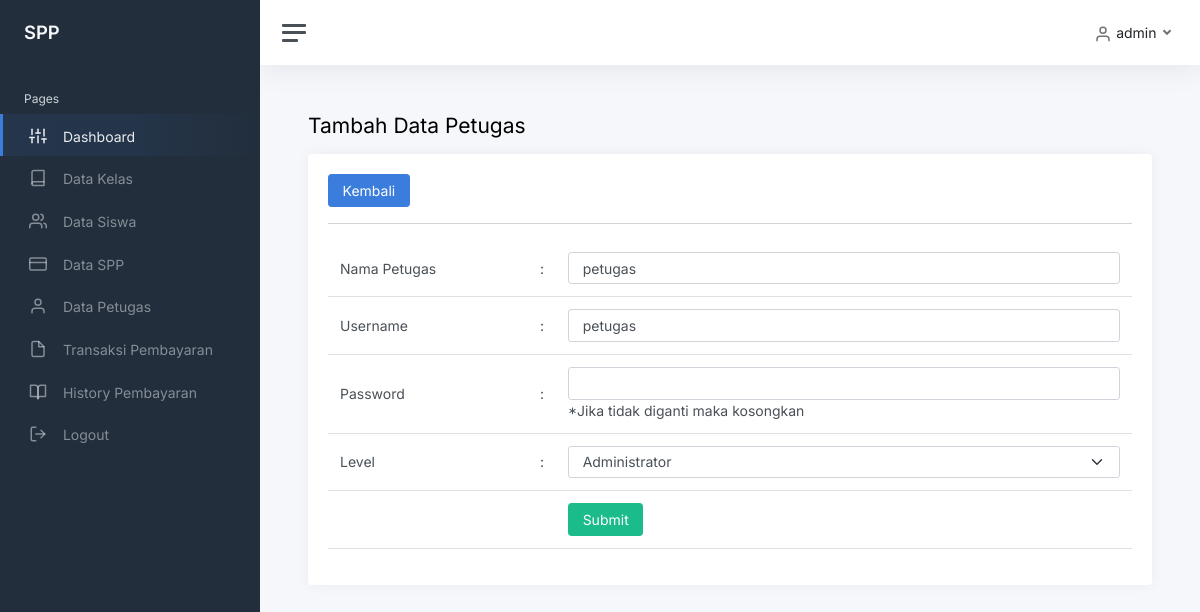
Screenshot of /index.php?page=petugas_ubah&id=1 (signed in) with the database file from the repository.
### tables this page shows
CREATE TABLE `petugas` (
  `id_petugas` int(11) NOT NULL,
  `username` varchar(25) DEFAULT NULL,
  `password` varchar(32) DEFAULT NULL,
  `nama_petugas` text,
  `level` enum('admin','petugas') DEFAULT NULL
);

### petugas_ubah.php (the view, shortened to what this page needs)
<?php
$id = $_GET['id'];
    $query = mysqli_query($koneksi, "SELECT * FROM petugas WHERE id_petugas = $id");
    $data = mysqli_fetch_array($query);
?>
<h1 class="h3 mb-3">Tambah Data Petugas</h1>
    <div class="row">
        <div class="col-12">
            <div class="card">
                <div class="card-body">
                    <a href="?page=petugas" class="btn btn-primary">Kembali</a><hr>
                    <form method="post">
                        <table class="table">
                            <tr>
                                <td width="200">Nama Petugas</td>
                                <td width="1">:</td>
                                <td><input class="form-control" value="<?php echo $data['nama_petugas'];?>" type="text" name="nama_petugas"></td>
                            </tr>
                            <tr>
                                <td width="200">Username</td>
                                <td width="1">:</td>
                                <td><input class="form-control" value="<?php echo $data['username'];?>" type="text" name="username"></td>
                            </tr>
                            <tr>
                                <td width="200">Password</td>
                                <td width="1">:</td>
                                <td><input class="form-control" type="password" name="password">
                                *Jika tidak diganti maka kosongkan</td>
                            </tr>
                            <tr>
                                <td width="200">Level</td>
                                <td width="1">:</td>
                                <td>
                                    <select name="level" class="form-select">
                                        <option <?php if($data['level' == 'admin']) echo'selected';?> value="admin">Administrator</option>
                                    </select>
                                </td>
                            </tr>
                            <tr>
                                <td></td>
                                <td></td>
                                <td><button type="submit" class="btn btn-success">Submit</button></td>
                            </tr>
                        </table>
                    </form>
                </div>
            </div>
        </div>
    </div>

### rows the page displays
petugas: nama_petugas "petugas", username "petugas", level "Administrator"

### other values shown
$_SESSION['user']['nama_petugas'] "admin"
